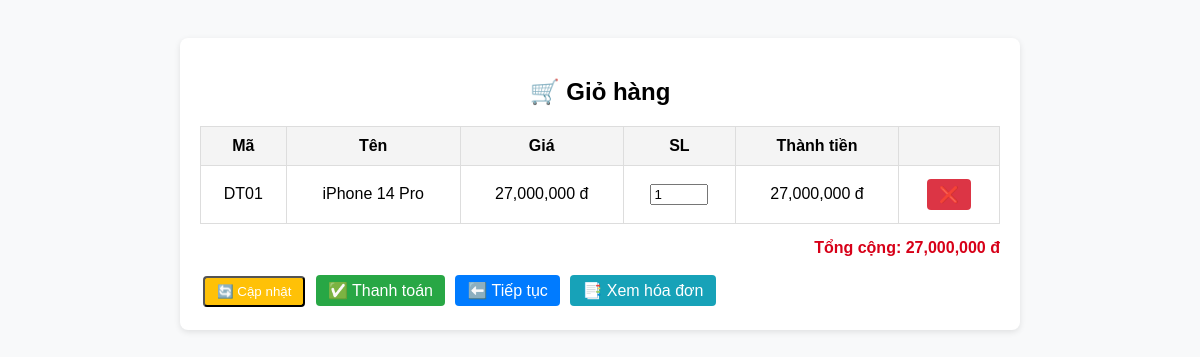
The page /cart.php?add=DT01 on the database its author committed.
### tables this page shows
CREATE TABLE DienThoai (
    MaDT VARCHAR(10) PRIMARY KEY,
    TenDT VARCHAR(100),
    ThuongHieu VARCHAR(50),
    CauHinh VARCHAR(255),
    GiaBan DECIMAL(18,2)
);

### cart.php (the view, shortened to what this page needs)
<?php
include 'db.php';
if (isset($_GET['add'])) {
    $id = $_GET['add'];
    $res = $conn->query("SELECT * FROM DienThoai WHERE MaDT='$id'");
}
?>
<!DOCTYPE html>
<html>
<head>
</head>
<body>
<div class="cart">
    <h2>🛒 Giỏ hàng</h2>
    <?php if ($_SESSION['cart']): ?>
    <form method="post">
        <table>
            <tr><th>Mã</th><th>Tên</th><th>Giá</th><th>SL</th><th>Thành tiền</th><th></th></tr>
            <?php $tong=0; foreach($_SESSION['cart'] as $sp): $tt=$sp['GiaBan']*$sp['qty']; $tong+=$tt; ?>
            <tr>
                <td><?= $sp['MaDT'] ?></td>
                <td><?= $sp['TenDT'] ?></td>
                <td><?= number_format($sp['GiaBan']) ?> đ</td>
                <td><input type="number" name="qty[<?= $sp['MaDT'] ?>]" value="<?= $sp['qty'] ?>" min="0"></td>
                <td><?= number_format($tt) ?> đ</td>
                <td><a class="btn remove" href="?remove=<?= $sp['MaDT'] ?>">❌</a></td>
            </tr>
            <?php endforeach; ?>
        </table>
        <div class="total">Tổng cộng: <?= number_format($tong) ?> đ</div>
        <button class="btn update" type="submit">🔄 Cập nhật</button>
        <a class="btn checkout" href="checkout.php">✅ Thanh toán</a>
        <a class="btn back" href="index.php">⬅️ Tiếp tục</a>
        <a class="btn invoice" href="hoadon.php">📑 Xem hóa đơn</a>
    </form>
    <?php endif; ?>
</div>
</body>
</html>

### cart.php (style rules this page uses)
body { font-family: Arial; background:#f8f9fa; padding:30px; }
.cart { max-width:800px; margin:auto; background:#fff; padding:20px; border-radius:8px; box-shadow:0 2px 6px rgba(0,0,0,0.1); }
h2 { text-align:center; margin-bottom:20px; }
table { width:100%; border-collapse:collapse; }
th,td { border:1px solid #ddd; padding:10px; text-align:center; }
th { background:#f4f4f4; }
input[type=number] { width:50px; }
.btn { padding:6px 12px; border-radius:4px; text-decoration:none; color:#fff; margin:3px; display:inline-block; }
.update { background:#ffc107; }
.remove { background:#dc3545; }
.checkout { background:#28a745; }
.back { background:#007bff; }
.invoice { background:#17a2b8; }
.total { text-align:right; margin:15px 0; font-weight:bold; color:#d70018; }

### rows shown on the page
dienthoai: MaDT "DT01", TenDT "iPhone 14 Pro", GiaBan "27,000,000", qty "1"

### other values the page prints
$tong "27,000,000"
